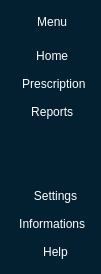
               <widget class="QWidget" name="leftMenuContainer" native="true">
                <property name="maximumSize">
                 <size>
                  <width>101</width>
                  <height>16777215</height>
                 </size>
                </property>
                <property name="styleSheet">
                 <string notr="true">/* Styling for QPushButton */
QPushButton {
    background-color:transparent; /* Default background color */
    color: #fff; /* Text color */
 	border: 1px solid transparent ;
    padding: 1px 2px; /* Padding */
    border-radius: 5px; /* Border radius */
}

/* Styling for QPushButton when hovered */
QPushButton:hover {
    background-color:rgb(28, 171, 213);; /* Background color on hover */

}

/* Styling for QFrame (the container) */
QFrame {
    background-color: transparent; /* Transparent background */
     /* No border */
	padding : 2px;
}
QPushButton::icon {
    color: white; /* or any other color you want for the icon */
}
*{
background-color :rgb(2, 32, 47) ;
}</string>
                </property>
                <layout class="QVBoxLayout" name="verticalLayout_12">
                 <property name="spacing">
                  <number>0</number>
                 </property>
                 <property name="leftMargin">
                  <number>0</number>
                 </property>
                 <property name="topMargin">
                  <number>0</number>
                 </property>
                 <property name="rightMargin">
                  <number>0</number>
                 </property>
                 <property name="bottomMargin">
                  <number>0</number>
                 </property>
                 <item>
                  <widget class="QWidget" name="leftMenuSubContainer" native="true">
                   <property name="minimumSize">
                    <size>
                     <width>30</width>
                     <height>0</height>
                    </size>
                   </property>
                   <layout class="QVBoxLayout" name="verticalLayout_13">
                    <property name="spacing">
                     <number>0</number>
                    </property>
                    <property name="leftMargin">
                     <number>0</number>
                    </property>
                    <property name="topMargin">
                     <number>0</number>
                    </property>
                    <property name="rightMargin">
                     <number>0</number>
                    </property>
                    <property name="bottomMargin">
                     <number>0</number>
                    </property>
                    <item alignment="Qt::AlignTop">
                     <widget class="QFrame" name="frame_6">
                      <property name="frameShape">
                       <enum>QFrame::StyledPanel</enum>
                      </property>
                      <property name="frameShadow">
                       <enum>QFrame::Raised</enum>
                      </property>
                      <layout class="QHBoxLayout" name="horizontalLayout_2">
                       <property name="spacing">
                        <number>0</number>
                       </property>
                       <property name="leftMargin">
                        <number>0</number>
                       </property>
                       <property name="topMargin">
                        <number>0</number>
                       </property>
                       <property name="rightMargin">
                        <number>0</number>
                       </property>
                       <property name="bottomMargin">
                        <number>0</number>
                       </property>
                       <item>
                        <widget class="QPushButton" name="menuBtn">
                         <property name="minimumSize">
                          <size>
                           <width>19</width>
                           <height>0</height>
                          </size>
                         </property>
                         <property name="maximumSize">
                          <size>
                           <width>101</width>
                           <height>16777215</height>
                          </size>
                         </property>
                         <property name="toolTip">
                          <string>Menu</string>
                         </property>
                         <property name="styleSheet">
                          <string notr="true">*{
padding-top: 5px;
margin-top : 6px;
}</string>
                         </property>
                         <property name="text">
                          <string> Menu</string>
                         </property>
                         <property name="icon">
                          <iconset resource="Final_Main_ph.qrc">
                           <normaloff>:/Icon_web/Image_for_main/icons_from_Web/align-justify.svg</normaloff>:/Icon_web/Image_for_main/icons_from_Web/align-justify.svg</iconset>
                         </property>
                         <property name="iconSize">
                          <size>
                           <width>20</width>
                           <height>20</height>
                          </size>
                         </property>
                        </widget>
                       </item>
                      </layout>
                     </widget>
                    </item>
                    <item alignment="Qt::AlignTop">
                     <widget class="QFrame" name="frame_7">
                      <property name="enabled">
                       <bool>true</bool>
                      </property>
                      <property name="sizePolicy">
                       <sizepolicy hsizetype="Preferred" vsizetype="Preferred">
                        <horstretch>0</horstretch>
                        <verstretch>0</verstretch>
                       </sizepolicy>
                      </property>
                      <property name="styleSheet">
                       <string notr="true"/>
                      </property>
                      <property name="frameShape">
                       <enum>QFrame::StyledPanel</enum>
                      </property>
                      <property name="frameShadow">
                       <enum>QFrame::Raised</enum>
                      </property>
                      <layout class="QVBoxLayout" name="verticalLayout_14">
                       <property name="spacing">
                        <number>10</number>
                       </property>
                       <property name="leftMargin">
                        <number>0</number>
                       </property>
                       <property name="topMargin">
                        <number>10</number>
                       </property>
                       <property name="rightMargin">
                        <number>0</number>
                       </property>
                       <property name="bottomMargin">
                        <number>10</number>
                       </property>
                       <item>
                        <widget class="QPushButton" name="homeBtn">
                         <property name="minimumSize">
                          <size>
                           <width>19</width>
                           <height>0</height>
                          </size>
                         </property>
                         <property name="maximumSize">
                          <size>
                           <width>101</width>
                           <height>16777215</height>
                          </size>
                         </property>
                         <property name="toolTip">
                          <string>Home</string>
                         </property>
                         <property name="autoFillBackground">
                          <bool>false</bool>
                         </property>
                         <property name="styleSheet">
                          <string notr="true"/>
                         </property>
                         <property name="text">
                          <string> Home</string>
                         </property>
                         <property name="icon">
                          <iconset resource="Final_Main_ph.qrc">
                           <normaloff>:/Icon_web/Image_for_main/icons_from_Web/home.svg</normaloff>:/Icon_web/Image_for_main/icons_from_Web/home.svg</iconset>
                         </property>
                         <property name="iconSize">
                          <size>
                           <width>20</width>
                           <height>24</height>
                          </size>
                         </property>
                        </widget>
                       </item>
                       <item>
                        <widget class="QPushButton" name="orderBtn">
                         <property name="minimumSize">
                          <size>
                           <width>19</width>
                           <height>0</height>
                          </size>
                         </property>
                         <property name="maximumSize">
                          <size>
                           <width>101</width>
                           <height>16777215</height>
                          </size>
                         </property>
                         <property name="toolTip">
                          <string>Order</string>
                         </property>
                         <property name="text">
                          <string>  Prescription</string>
                         </property>
                         <property name="icon">
                          <iconset resource="Final_Main_ph.qrc">
                           <normaloff>:/Icon_web/Image_for_main/icons_from_Web/list.svg</normaloff>:/Icon_web/Image_for_main/icons_from_Web/list.svg</iconset>
                         </property>
                         <property name="iconSize">
                          <size>
                           <width>20</width>
                           <height>24</height>
                          </size>
                         </property>
                        </widget>
                       </item>
                       <item>
                        <widget class="QPushButton" name="reportsBtn">
                         <property name="minimumSize">
                          <size>
                           <width>19</width>
                           <height>0</height>
                          </size>
                         </property>
                         <property name="maximumSize">
                          <size>
                           <width>101</width>
                           <height>16777215</height>
                          </size>
                         </property>
                         <property name="toolTip">
                          <string>Reports</string>
                         </property>
                         <property name="text">
                          <string> Reports</string>
                         </property>
                         <property name="icon">
                          <iconset resource="Final_Main_ph.qrc">
                           <normaloff>:/Icon_web/Image_for_main/icons_from_Web/printer.svg</normaloff>:/Icon_web/Image_for_main/icons_from_Web/printer.svg</iconset>
                         </property>
                         <property name="iconSize">
                          <size>
                           <width>20</width>
                           <height>24</height>
                          </size>
                         </property>
                        </widget>
                       </item>
                      </layout>
                     </widget>
                    </item>
                    <item>
                     <spacer name="verticalSpacer">
                      <property name="orientation">
                       <enum>Qt::Vertical</enum>
                      </property>
                      <property name="sizeHint" stdset="0">
                       <size>
                        <width>20</width>
                        <height>40</height>
                       </size>
                      </property>
                     </spacer>
                    </item>
                    <item alignment="Qt::AlignBottom">
                     <widget class="QFrame" name="frame_8">
                      <property name="frameShape">
                       <enum>QFrame::StyledPanel</enum>
                      </property>
                      <property name="frameShadow">
                       <enum>QFrame::Raised</enum>
                      </property>
                      <layout class="QVBoxLayout" name="verticalLayout_15">
                       <property name="spacing">
                        <number>10</number>
                       </property>
                       <property name="leftMargin">
                        <number>0</number>
                       </property>
                       <property name="topMargin">
                        <number>10</number>
                       </property>
                       <property name="rightMargin">
                        <number>0</number>
                       </property>
                       <property name="bottomMargin">
                        <number>10</number>
                       </property>
                       <item>
                        <widget class="QPushButton" name="settingsBtn">
                         <property name="minimumSize">
                          <size>
                           <width>19</width>
                           <height>0</height>
                          </size>
                         </property>
                         <property name="maximumSize">
                          <size>
                           <width>101</width>
                           <height>16777215</height>
                          </size>
                         </property>
                         <property name="toolTip">
                          <string>Settings</string>
                         </property>
                         <property name="text">
                          <string>   Settings</string>
                         </property>
                         <property name="icon">
                          <iconset resource="Final_Main_ph.qrc">
                           <normaloff>:/Icon_web/Image_for_main/icons_from_Web/settings.svg</normaloff>:/Icon_web/Image_for_main/icons_from_Web/settings.svg</iconset>
                         </property>
                         <property name="iconSize">
                          <size>
                           <width>16</width>
                           <height>24</height>
                          </size>
                         </property>
                        </widget>
                       </item>
                       <item>
                        <widget class="QPushButton" name="infoBtn">
                         <property name="minimumSize">
                          <size>
                           <width>19</width>
                           <height>0</height>
                          </size>
                         </property>
                         <property name="maximumSize">
                          <size>
                           <width>101</width>
                           <height>16777215</height>
                          </size>
                         </property>
                         <property name="toolTip">
                          <string>Informations</string>
                         </property>
                         <property name="text">
                          <string> Informations</string>
                         </property>
                         <property name="icon">
                          <iconset resource="Final_Main_ph.qrc">
                           <normaloff>:/Icon_web/Image_for_main/icons_from_Web/info.svg</normaloff>:/Icon_web/Image_for_main/icons_from_Web/info.svg</iconset>
                         </property>
                         <property name="iconSize">
                          <size>
                           <width>16</width>
                           <height>24</height>
                          </size>
                         </property>
                        </widget>
                       </item>
                       <item>
                        <widget class="QPushButton" name="helpBtn">
                         <property name="minimumSize">
                          <size>
                           <width>19</width>
                           <height>0</height>
                          </size>
                         </property>
                         <property name="maximumSize">
                          <size>
                           <width>101</width>
                           <height>16777215</height>
                          </size>
                         </property>
                         <property name="toolTip">
                          <string>Help</string>
                         </property>
                         <property name="text">
                          <string>   Help</string>
                         </property>
                         <property name="icon">
                          <iconset resource="Final_Main_ph.qrc">
                           <normaloff>:/Icon_web/Image_for_main/icons_from_Web/help-circle.svg</normaloff>:/Icon_web/Image_for_main/icons_from_Web/help-circle.svg</iconset>
                         </property>
                         <property name="iconSize">
                          <size>
                           <width>16</width>
                           <height>24</height>
                          </size>
                         </property>
                        </widget>
                       </item>
                      </layout>
                     </widget>
                    </item>
                   </layout>
                  </widget>
                 </item>
                </layout>
               </widget>
